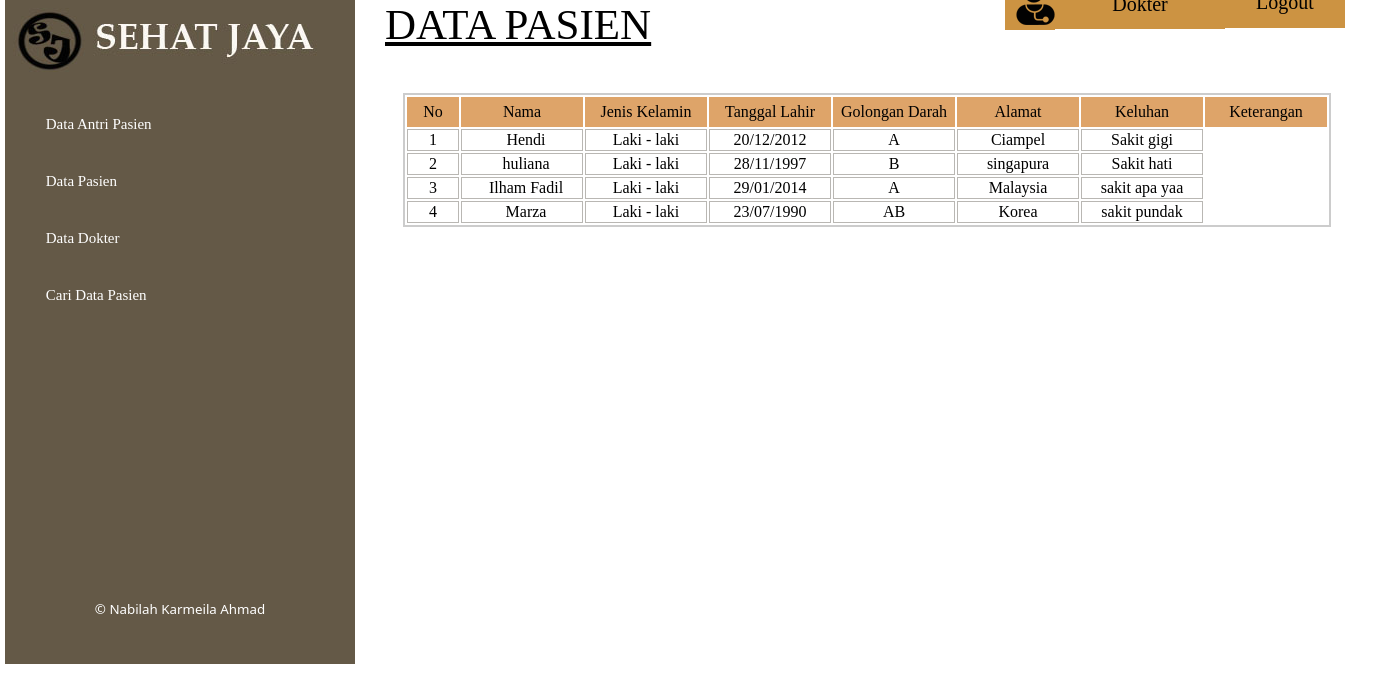
/dokter/data_pasien_dokter.php (signed in), run on the app's committed database.
### tables this page shows
CREATE TABLE IF NOT EXISTS `pasien` (
  `id_num` int(10) NOT NULL AUTO_INCREMENT,
  `nama` varchar(30) NOT NULL,
  `jenis_kelamin` varchar(30) NOT NULL,
  `tanggal_lahir` varchar(30) NOT NULL,
  `gol_darah` varchar(30) NOT NULL,
  `alamat` varchar(30) NOT NULL,
  `keluhan` varchar(30) NOT NULL,
  PRIMARY KEY (`nama`),
  UNIQUE KEY `id_num` (`id_num`)
);

### dokter/data_pasien_dokter.php (the view, shortened to what this page needs)
<html>
<head>
</head>
<link rel="stylesheet" type="text/css" href="css.css">
<body>
<div id="wrapper">
<div id="menu"></div>
<div id="logo"></div>
        <?php
		include("menu.php");
		?>
<div id="footer">
        <?php
		include("../style/footer.php");
		?>
		</div>
<div class="kepala"><u>DATA PASIEN</u></div>
<div id="foto">
</div>
<a href="home-dokter.php"><div id="namauser"><center>Dokter</center></div></a>
<div id="logout"><center>Logout</center></div>
<div id="pendaftaran">
<table  class="table">
<tr>
<td class="no"><center>No</center></td>
<td class="table2"><center>Nama</center></td>
<td class="table2"><center>Jenis Kelamin</center></td>
<td class="table2"><center>Tanggal Lahir</center></td>
<td class="table2"><center>Golongan Darah</center></td>
<td class="table2"><center>Alamat</center></td>
<td class="table2"><center>Keluhan</center></td>
<td class="table2"><center>Keterangan</center></td>
</tr>
<?php
$pasien=mysql_query("select * from pasien");
$no=1;
while($tampil=mysql_fetch_array($pasien)){
echo "<tr>";
echo "<td class='garis'><center>".$no."</center></td>";
echo "<td class='garis'><center>&nbsp;&nbsp;".$tampil['nama']."</td>";
echo "<td class='garis'><center>".$tampil['jenis_kelamin']."</center></td>";
echo "<td class='garis'><center>".$tampil['tanggal_lahir']."</center></td>";
echo "<td class='garis'><center>".$tampil['gol_darah']."</center></td>";
echo "<td class='garis'><center>".$tampil['alamat']."</center></td>";
echo "<td class='garis'><center>".$tampil['keluhan']."</center></td>";
echo "</tr>";
$no++;
}
?>
</div>
</div>
</body>
</html>

### dokter/menu.php
<ul class="side">
	<li><a href="#">Data Antri Pasien</a>
	<li><a href="data_pasien_dokter.php">Data Pasien</a>
	<li><a href="data_dokter.php"> Data Dokter</a>
	<li><a href="cari_data_pasien_dokter.php">Cari Data Pasien</a>
	</ul>

### style/footer.php
<center>&copy Nabilah Karmeila Ahmad</center>

### dokter/css.css (style rules this page uses)
a { color:black; text-decoration:none; }
body { margin:0; }
#wrapper { width:1366px; height:100%; margin:auto; }
#menu { width:350; height:664; background-color:#645947; }
#logo { width:350; height:80; background-image:url(../img/logo3.jpg); margin-top:-664; }
.side li { font:15px comic sans ms; width:309; padding-top:20; padding-bottom:20; display:block; background-color:##645947; margin-top:0; margin-left:-39; padding-left:3%; -webkit-transition: all 0.5s ease; -moz-transition: all 0.5s ease; -o-transition: all 0.5s ease; transition: all 0.5s ease; }
.side a { text-decoration:none; color:white; -webkit-transition: all 0.2s ease-in-out; -moz-transition: all 0.2s ease-in-out; -o-transition: all 0.2s ease-in-out; transition: all 0.2s ease-in-out; }
.kepala { width:600; height:60; background-color:; margin-top:-340; margin-left:380; font:43px rockwell; }
#foto { width:50; height:50; background-image:url(../img/bgdokter1.png); background-color:#cc9342; margin-left:1000; margin-top:-80; }
#namauser { width:170; background-color:#cc9342; margin-top:-50; margin-left:1050; font:15pt rockwell; padding-top:13; padding-bottom:13; border:black; }
#logout { width:120; background-color:#cc9342; padding-top:14.5; padding-bottom:14.5; margin-top:-53; margin-left:1220; font:15pt rockwell; }
#pendaftaran { width:1016; height:475; background-color:white; margin-left:350; margin-top:65; }
#footer { width:350; height:30; background-color:#645947; margin-top:260; font-family:segoe ui; font-size:10pt; position:absolute; color:white; }

### dokter/data_pasien_dokter.php (style rules this page uses)
.table { margin-left:48; border:2px solid #ccc; }
.no { width:50; height:30; background-color:#DEA469; }
.table2 { width:120; height:30; background-color:#DEA469; }
.garis { border:1px solid #b9b7b3; padding-left:5; padding-right:5; }

### data on the page
pasien: nama "Hendi", jenis_kelamin "Laki - laki", tanggal_lahir "20/12/2012", gol_darah "A", alamat "Ciampel", keluhan "Sakit gigi"
pasien: nama "huliana", jenis_kelamin "Laki - laki", tanggal_lahir "28/11/1997", gol_darah "B", alamat "singapura", keluhan "Sakit hati"
pasien: nama "Ilham Fadil", jenis_kelamin "Laki - laki", tanggal_lahir "29/01/2014", gol_darah "A", alamat "Malaysia", keluhan "sakit apa yaa"
pasien: nama "Marza", jenis_kelamin "Laki - laki", tanggal_lahir "23/07/1990", gol_darah "AB", alamat "Korea", keluhan "sakit pundak"
